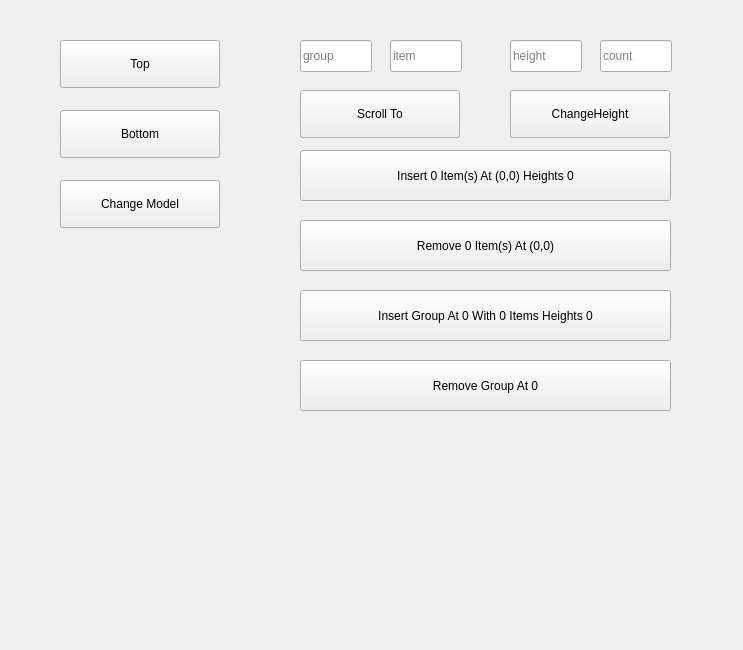
<?xml version="1.0" encoding="UTF-8"?>
<ui version="4.0">
 <class>MainWindow</class>
 <widget class="QMainWindow" name="MainWindow">
  <property name="geometry">
   <rect>
    <x>0</x>
    <y>0</y>
    <width>743</width>
    <height>650</height>
   </rect>
  </property>
  <property name="windowTitle">
   <string>MainWindow</string>
  </property>
  <property name="styleSheet">
   <string notr="true">
</string>
  </property>
  <widget class="QWidget" name="centralwidget">
   <widget class="QPushButton" name="pushButton">
    <property name="geometry">
     <rect>
      <x>60</x>
      <y>180</y>
      <width>160</width>
      <height>48</height>
     </rect>
    </property>
    <property name="sizePolicy">
     <sizepolicy hsizetype="Fixed" vsizetype="Fixed">
      <horstretch>0</horstretch>
      <verstretch>0</verstretch>
     </sizepolicy>
    </property>
    <property name="text">
     <string>Change Model</string>
    </property>
   </widget>
   <widget class="QPushButton" name="btnTop">
    <property name="geometry">
     <rect>
      <x>60</x>
      <y>40</y>
      <width>160</width>
      <height>48</height>
     </rect>
    </property>
    <property name="sizePolicy">
     <sizepolicy hsizetype="Fixed" vsizetype="Fixed">
      <horstretch>0</horstretch>
      <verstretch>0</verstretch>
     </sizepolicy>
    </property>
    <property name="text">
     <string>Top</string>
    </property>
   </widget>
   <widget class="QPushButton" name="btnBottom">
    <property name="geometry">
     <rect>
      <x>60</x>
      <y>110</y>
      <width>160</width>
      <height>48</height>
     </rect>
    </property>
    <property name="sizePolicy">
     <sizepolicy hsizetype="Fixed" vsizetype="Fixed">
      <horstretch>0</horstretch>
      <verstretch>0</verstretch>
     </sizepolicy>
    </property>
    <property name="text">
     <string>Bottom</string>
    </property>
   </widget>
   <widget class="QPushButton" name="btnScrollTo">
    <property name="geometry">
     <rect>
      <x>300</x>
      <y>90</y>
      <width>160</width>
      <height>48</height>
     </rect>
    </property>
    <property name="sizePolicy">
     <sizepolicy hsizetype="Fixed" vsizetype="Fixed">
      <horstretch>0</horstretch>
      <verstretch>0</verstretch>
     </sizepolicy>
    </property>
    <property name="text">
     <string>Scroll To</string>
    </property>
   </widget>
   <widget class="QLineEdit" name="editGroup">
    <property name="geometry">
     <rect>
      <x>300</x>
      <y>40</y>
      <width>72</width>
      <height>32</height>
     </rect>
    </property>
    <property name="sizePolicy">
     <sizepolicy hsizetype="Fixed" vsizetype="Fixed">
      <horstretch>0</horstretch>
      <verstretch>0</verstretch>
     </sizepolicy>
    </property>
    <property name="placeholderText">
     <string>group</string>
    </property>
   </widget>
   <widget class="QLineEdit" name="editItem">
    <property name="geometry">
     <rect>
      <x>390</x>
      <y>40</y>
      <width>72</width>
      <height>32</height>
     </rect>
    </property>
    <property name="sizePolicy">
     <sizepolicy hsizetype="Fixed" vsizetype="Fixed">
      <horstretch>0</horstretch>
      <verstretch>0</verstretch>
     </sizepolicy>
    </property>
    <property name="placeholderText">
     <string>item</string>
    </property>
   </widget>
   <widget class="QPushButton" name="btnChangeHeight">
    <property name="geometry">
     <rect>
      <x>510</x>
      <y>90</y>
      <width>160</width>
      <height>48</height>
     </rect>
    </property>
    <property name="sizePolicy">
     <sizepolicy hsizetype="Fixed" vsizetype="Fixed">
      <horstretch>0</horstretch>
      <verstretch>0</verstretch>
     </sizepolicy>
    </property>
    <property name="text">
     <string>ChangeHeight</string>
    </property>
   </widget>
   <widget class="QLineEdit" name="editHeight">
    <property name="geometry">
     <rect>
      <x>510</x>
      <y>40</y>
      <width>72</width>
      <height>32</height>
     </rect>
    </property>
    <property name="sizePolicy">
     <sizepolicy hsizetype="Fixed" vsizetype="Fixed">
      <horstretch>0</horstretch>
      <verstretch>0</verstretch>
     </sizepolicy>
    </property>
    <property name="text">
     <string/>
    </property>
    <property name="placeholderText">
     <string>height</string>
    </property>
   </widget>
   <widget class="QPushButton" name="btnInsertGroup">
    <property name="geometry">
     <rect>
      <x>300</x>
      <y>290</y>
      <width>371</width>
      <height>51</height>
     </rect>
    </property>
    <property name="text">
     <string>Insert Group At 0 With 0 Items Heights 0</string>
    </property>
   </widget>
   <widget class="QPushButton" name="btnInsertItem">
    <property name="geometry">
     <rect>
      <x>300</x>
      <y>150</y>
      <width>371</width>
      <height>51</height>
     </rect>
    </property>
    <property name="text">
     <string>Insert 0 Item(s) At (0,0) Heights 0</string>
    </property>
   </widget>
   <widget class="QPushButton" name="btnRemoveGroup">
    <property name="geometry">
     <rect>
      <x>300</x>
      <y>360</y>
      <width>371</width>
      <height>51</height>
     </rect>
    </property>
    <property name="text">
     <string>Remove Group At 0</string>
    </property>
   </widget>
   <widget class="QPushButton" name="btnRemoveItem">
    <property name="geometry">
     <rect>
      <x>300</x>
      <y>220</y>
      <width>371</width>
      <height>51</height>
     </rect>
    </property>
    <property name="text">
     <string>Remove 0 Item(s) At (0,0)</string>
    </property>
   </widget>
   <widget class="QLineEdit" name="editCount">
    <property name="geometry">
     <rect>
      <x>600</x>
      <y>40</y>
      <width>72</width>
      <height>32</height>
     </rect>
    </property>
    <property name="sizePolicy">
     <sizepolicy hsizetype="Fixed" vsizetype="Fixed">
      <horstretch>0</horstretch>
      <verstretch>0</verstretch>
     </sizepolicy>
    </property>
    <property name="text">
     <string/>
    </property>
    <property name="placeholderText">
     <string>count</string>
    </property>
   </widget>
  </widget>
 </widget>
 <resources/>
 <connections/>
</ui>
